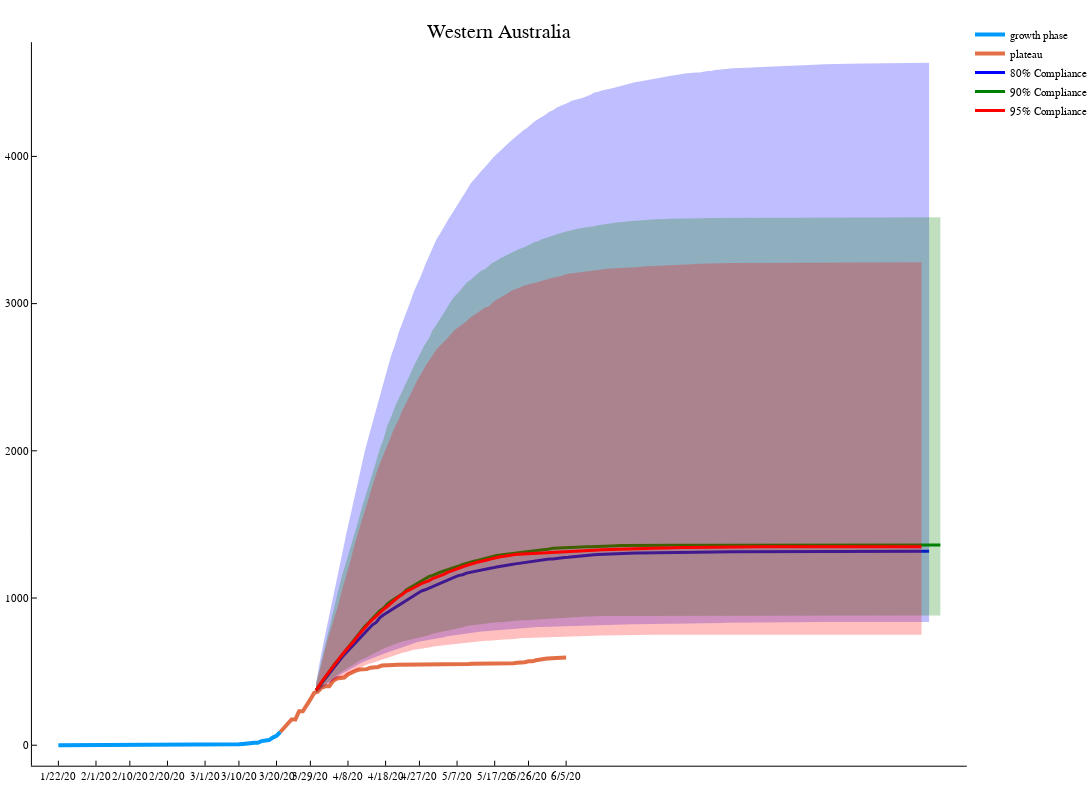

Notebook code cell kept with this figure:
### Code cell
ddt(z,zt)=count(z->z>0, z[1:zt])+ count(z->z<0, z[zt+1:end])
~,tpday=findmax([ddt(diff(diff(y)),nx) for nx in 1:(ndays-2)])
#this is the turning point between exponential growth and decay. totItp total infections at day tpday
totItp=y[tpday+1]
plot(ddays[1:tpday+1],y[1:tpday+1],lw=4,label="growth phase",title=allstates[i],size=(1200,800))
plot!(ddays[tpday+1:ndays],y[tpday+1:ndays],lw=4,label="plateau")
(Sp,Ep,Ip,Rp) = epipred(th, St80,Et80,It80,Rt80)
lnp,~=size(Ip)
plotqnt((tp+1):tp+lnp,Ip+Rp,:blue,"80% Compliance")
(Sp,Ep,Ip,Rp) = epipred(th, St90,Et90,It90,Rt90)
lnp,~=size(Ip)
plotqnt((tp+1):tp+lnp,Ip+Rp,:green,"90% Compliance")
(Sp,Ep,Ip,Rp) = epipred(th, St95,Et95,It95,Rt95)
lnp,~=size(Ip)
plotqnt((tp+1):tp+lnp,Ip+Rp,:red,"95% Compliance")

### Figure 1 — Plotly figure (JSON) as saved in the notebook; plotly's stock layout.template omitted (floating-point values rounded to 4 significant figures; data arrays with more than 128 entries replaced by an {"elided": "..."} marker saying what was removed)
{"data": [{"colorbar": {"title": ""}, "legendgroup": "growth phase", "line": {"color": "rgba(0, 154, 250, 1.000)", "dash": "solid", "shape": "linear", "width": 4}, "mode": "lines", "name": "growth phase", "showlegend": true, "type": "scatter", "x": [0.5, 1.5, 2.5, 3.5, 4.5, 5.5, 6.5, 7.5, 8.5, 9.5, 10.5, 11.5, 12.5, 13.5, 14.5, 15.5, 16.5, 17.5, 18.5, 19.5, 20.5, 21.5, 22.5, 23.5, 24.5, 25.5, 26.5, 27.5, 28.5, 29.5, 30.5, 31.5, 32.5, 33.5, 34.5, 35.5, 36.5, 37.5, 38.5, 39.5, 40.5, 41.5, 42.5, 43.5, 44.5, 45.5, 46.5, 47.5, 48.5, 49.5, 50.5, 51.5, 52.5, 53.5, 54.5, 55.5, 56.5, 57.5, 58.5, 59.5], "xaxis": "x1", "y": [0, 0, 0, 0, 0, 0, 0, 0, 0, 0, 0, 0, 0, 0, 0, 0, 0, 0, 0, 0, 0, 0, 0, 0, 0, 0, 0, 0, 0, 0, 0, 0, 0, 0, 0, 0, 0, 0, 2, 2, 2, 2, 2, 3, 3, 3, 3, 4, 6, 9, 9, 14, 17, 17, 28, 31, 35, 52, 64, 90], "yaxis": "y1", "zmax": null, "zmin": null}, {"colorbar": {"title": ""}, "legendgroup": "plateau", "line": {"color": "rgba(227, 111, 71, 1.000)", "dash": "solid", "shape": "linear", "width": 4}, "mode": "lines", "name": "plateau", "showlegend": true, "type": "scatter", "x": [59.5, 60.5, 61.5, 62.5, 63.5, 64.5, 65.5, 66.5, 67.5, 68.5, 69.5, 70.5, 71.5, 72.5, 73.5, 74.5, 75.5, 76.5, 77.5, 78.5, 79.5, 80.5, 81.5, 82.5, 83.5, 84.5, 85.5, 86.5, 87.5, 88.5, 89.5, 90.5, 91.5, 92.5, 93.5, 94.5, 95.5, 96.5, 97.5, 98.5, 99.5, 100.5, 101.5, 102.5, 103.5, 104.5, 105.5, 106.5, 107.5, 108.5, 109.5, 110.5, 111.5, 112.5, 113.5, 114.5, 115.5, 116.5, 117.5, 118.5, 119.5, 120.5, 121.5, 122.5, 123.5, 124.5, 125.5, 126.5, 127.5, 128.5, 129.5, 130.5, 131.5, 132.5, 133.5, 134.5, 135.5], "xaxis": "x1", "y": [90, 120, 140, 175, 175, 231, 231, 278, 311, 355, 364, 392, 400, 400, 436, 453, 460, 460, 481, 495, 506, 514, 514, 517, 527, 527, 532, 541, 544, 545, 545, 546, 546, 546, 548, 549, 549, 549, 550, 551, 551, 551, 551, 551, 551, 551, 551, 552, 552, 552, 552, 553, 553, 552, 552, 552, 553, 554, 557, 557, 557, 557, 557, 560, 560, 564, 570, 570, 577, 585, 586, 589, 591, 592, 592, 592, 596], "yaxis": "y1", "zmax": null, "zmin": null}, {"colorbar": {"title": ""}, "fill": "tozeroy", "fillcolor": "rgba(0, 0, 255, 0.250)", "legendgroup": "80% Compliance", "line": {"color": "rgba(0, 0, 255, 1.000)", "dash": "solid", "shape": "linear", "width": 0}, "mode": "lines", "name": "80% Compliance", "showlegend": false, "type": "scatter", "x": {"elided": "328 int values"}, "xaxis": "x1", "y": {"elided": "328 float values"}, "yaxis": "y1", "zmax": null, "zmin": null}, {"colorbar": {"title": ""}, "legendgroup": "80% Compliance", "line": {"color": "rgba(0, 0, 255, 1.000)", "dash": "solid", "shape": "linear", "width": 3}, "mode": "lines", "name": "80% Compliance", "showlegend": true, "type": "scatter", "x": {"elided": "164 int values"}, "xaxis": "x1", "y": {"elided": "164 float values"}, "yaxis": "y1", "zmax": null, "zmin": null}, {"colorbar": {"title": ""}, "fill": "tozeroy", "fillcolor": "rgba(0, 128, 0, 0.250)", "legendgroup": "90% Compliance", "line": {"color": "rgba(0, 128, 0, 1.000)", "dash": "solid", "shape": "linear", "width": 0}, "mode": "lines", "name": "90% Compliance", "showlegend": false, "type": "scatter", "x": {"elided": "334 int values"}, "xaxis": "x1", "y": {"elided": "334 float values"}, "yaxis": "y1", "zmax": null, "zmin": null}, {"colorbar": {"title": ""}, "legendgroup": "90% Compliance", "line": {"color": "rgba(0, 128, 0, 1.000)", "dash": "solid", "shape": "linear", "width": 3}, "mode": "lines", "name": "90% Compliance", "showlegend": true, "type": "scatter", "x": {"elided": "167 int values"}, "xaxis": "x1", "y": {"elided": "167 float values"}, "yaxis": "y1", "zmax": null, "zmin": null}, {"colorbar": {"title": ""}, "fill": "tozeroy", "fillcolor": "rgba(255, 0, 0, 0.250)", "legendgroup": "95% Compliance", "line": {"color": "rgba(255, 0, 0, 1.000)", "dash": "solid", "shape": "linear", "width": 0}, "mode": "lines", "name": "95% Compliance", "showlegend": false, "type": "scatter", "x": {"elided": "324 int values"}, "xaxis": "x1", "y": {"elided": "324 float values"}, "yaxis": "y1", "zmax": null, "zmin": null}, {"colorbar": {"title": ""}, "legendgroup": "95% Compliance", "line": {"color": "rgba(255, 0, 0, 1.000)", "dash": "solid", "shape": "linear", "width": 3}, "mode": "lines", "name": "95% Compliance", "showlegend": true, "type": "scatter", "x": {"elided": "162 int values"}, "xaxis": "x1", "y": {"elided": "162 float values"}, "yaxis": "y1", "zmax": null, "zmin": null}], "layout": {"annotations": [{"font": {"color": "rgba(0, 0, 0, 1.000)", "family": "sans-serif", "size": 20}, "rotation": 0, "showarrow": false, "text": "Western Australia", "x": 0.5148, "xanchor": "center", "xref": "paper", "y": 1, "yanchor": "top", "yref": "paper"}], "height": 800, "legend": {"bgcolor": "rgba(255, 255, 255, 1.000)", "bordercolor": "rgba(0, 0, 0, 1.000)", "font": {"color": "rgba(0, 0, 0, 1.000)", "family": "sans-serif", "size": 11}, "tracegroupgap": 0, "x": 1, "y": 1}, "margin": {"b": 20, "l": 0, "r": 0, "t": 20}, "paper_bgcolor": "rgba(255, 255, 255, 1.000)", "plot_bgcolor": "rgba(255, 255, 255, 1.000)", "showlegend": true, "width": 1200, "xaxis": {"anchor": "y1", "domain": [0.03291, 0.9967], "gridcolor": "rgba(0, 0, 0, 0.100)", "gridwidth": 0.5, "linecolor": "rgba(0, 0, 0, 1.000)", "mirror": false, "range": [-6.535, 242.0], "showgrid": false, "showline": true, "showticklabels": true, "tickangle": 0, "tickcolor": "rgb(0, 0, 0)", "tickfont": {"color": "rgba(0, 0, 0, 1.000)", "family": "sans-serif", "size": 11}, "tickmode": "array", "ticks": "inside", "ticktext": ["1/22/20", "2/1/20", "2/10/20", "2/20/20", "3/1/20", "3/10/20", "3/20/20", "3/29/20", "4/8/20", "4/18/20", "4/27/20", "5/7/20", "5/17/20", "5/26/20", "6/5/20"], "tickvals": [0.5, 10.5, 19.5, 29.5, 39.5, 48.5, 58.5, 67.5, 77.5, 87.5, 96.5, 106.5, 116.5, 125.5, 135.5], "title": "", "titlefont": {"color": "rgba(0, 0, 0, 1.000)", "family": "sans-serif", "size": 15}, "type": "-", "visible": true, "zeroline": false, "zerolinecolor": "rgba(0, 0, 0, 1.000)"}, "yaxis": {"anchor": "x1", "domain": [0.01881, 0.9708], "gridcolor": "rgba(0, 0, 0, 0.100)", "gridwidth": 0.5, "linecolor": "rgba(0, 0, 0, 1.000)", "mirror": false, "range": [-139.1, 4776.0], "showgrid": false, "showline": true, "showticklabels": true, "tickangle": 0, "tickcolor": "rgb(0, 0, 0)", "tickfont": {"color": "rgba(0, 0, 0, 1.000)", "family": "sans-serif", "size": 11}, "tickmode": "array", "ticks": "inside", "ticktext": ["0", "1000", "2000", "3000", "4000"], "tickvals": [0, 1000, 2000, 3000, 4000], "title": "", "titlefont": {"color": "rgba(0, 0, 0, 1.000)", "family": "sans-serif", "size": 15}, "type": "-", "visible": true, "zeroline": false, "zerolinecolor": "rgba(0, 0, 0, 1.000)"}}}
